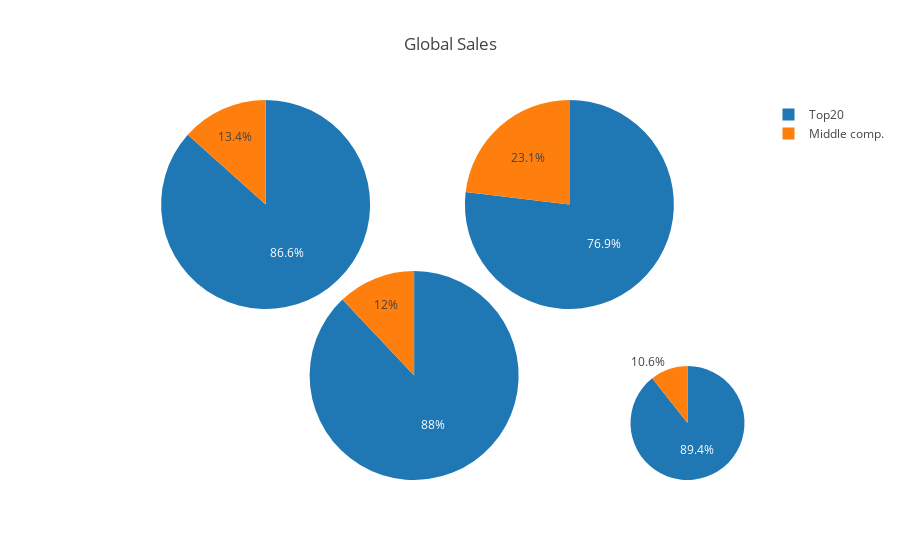

The code cell stored with this chart in its notebook:
### Code cell
trace1 = go.Pie(labels=['Top20', 'Middle comp.'], 
               values=[df_top_jp, df_middle_jp],
               domain=dict(x=[0.45, 1],
                           y=[0.45, 1]),
               name='Продажи в Японии'
              )
trace2 = go.Pie(labels=['Top20', 'Middle comp.'], 
               values=[df_top_na, df_middle_na],
               domain=dict(x=[0, 0.55],
                           y=[0.45, 1]),
               name='Продажи в Северной Америке'
              )
trace3 = go.Pie(labels=['Top20', 'Middle comp.'], 
               values=[df_top_eu, df_middle_eu],
               domain=dict(x=[0.22, 0.77],
                           y=[0, 0.55]),
               name='Продажи в Европе'
              )
trace4 = go.Pie(labels=['Top20', 'Middle comp.'], 
               values=[df_top_oth, df_middle_oth],
               domain=dict(x=[0.8, 1],
                           y=[0, 0.3]),
               name='Продажи в других местах'
              )


data = [trace1, trace2, trace3, trace4]

fig = go.Figure(data=data, layout=layout)
iplot(fig)

### Figure 1 — Plotly figure (JSON) as saved in the notebook; plotly's stock layout.template omitted (floating-point values rounded to 4 significant figures)
{"data": [{"domain": {"x": [0.45, 1], "y": [0.45, 1]}, "labels": ["Top20", "Middle comp."], "name": "Продажи в Японии", "type": "pie", "uid": "d3944833-5ed2-4047-bdde-ffae4f34b818", "values": [990.2, 297.4]}, {"domain": {"x": [0, 0.55], "y": [0.45, 1]}, "labels": ["Top20", "Middle comp."], "name": "Продажи в Северной Америке", "type": "pie", "uid": "db065bb3-f869-4cac-a941-f94cce096935", "values": [3800.0, 586.8]}, {"domain": {"x": [0.22, 0.77], "y": [0, 0.55]}, "labels": ["Top20", "Middle comp."], "name": "Продажи в Европе", "type": "pie", "uid": "6db3413e-3fe5-4284-95a2-b7b90a802681", "values": [2124.0, 290.9]}, {"domain": {"x": [0.8, 1], "y": [0, 0.3]}, "labels": ["Top20", "Middle comp."], "name": "Продажи в других местах", "type": "pie", "uid": "1d1ffa31-c9e8-4e21-885f-aff1ba60674f", "values": [705.7, 83.97]}], "layout": {"title": "Global Sales"}}
